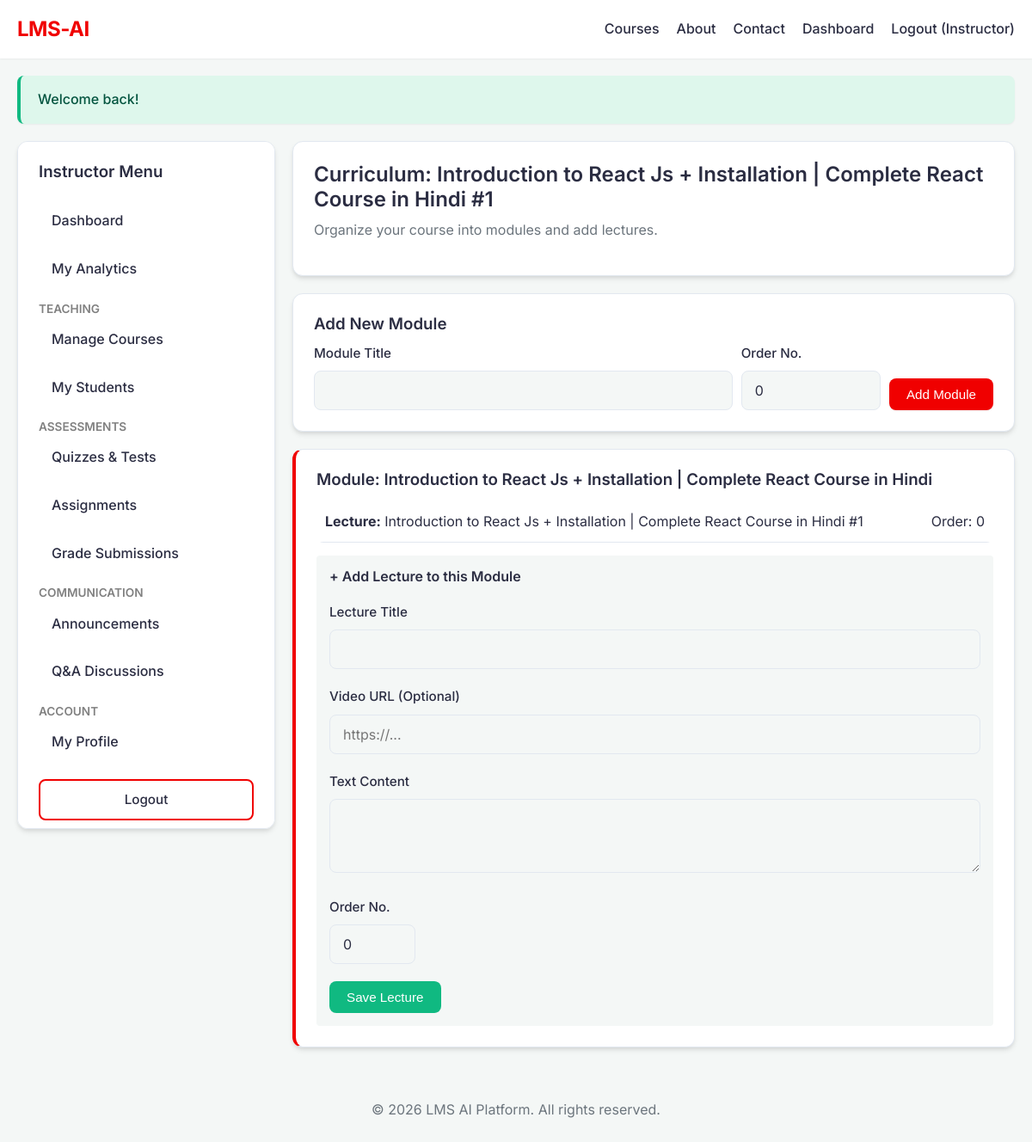
The page /instructor/modules.php?id=3 (signed in) on the database its author committed.
### tables this page shows
CREATE TABLE `courses` (
  `id` int(11) NOT NULL,
  `title` varchar(255) NOT NULL,
  `slug` varchar(255) NOT NULL,
  `description` text DEFAULT NULL,
  `price` decimal(10,2) DEFAULT 0.00,
  `difficulty` enum('Beginner','Intermediate','Advanced') DEFAULT 'Beginner',
  `image` varchar(255) DEFAULT 'default-course.jpg',
  `category_id` int(11) DEFAULT NULL,
  `instructor_id` int(11) DEFAULT NULL,
  `status` enum('Draft','Published') DEFAULT 'Draft',
  `created_at` timestamp NOT NULL DEFAULT current_timestamp(),
  `updated_at` timestamp NOT NULL DEFAULT current_timestamp() ON UPDATE current_timestamp()
);

CREATE TABLE `modules` (
  `id` int(11) NOT NULL,
  `course_id` int(11) NOT NULL,
  `title` varchar(255) NOT NULL,
  `order_num` int(11) DEFAULT 0
);

CREATE TABLE `lectures` (
  `id` int(11) NOT NULL,
  `module_id` int(11) NOT NULL,
  `title` varchar(255) NOT NULL,
  `content` text DEFAULT NULL,
  `video_url` varchar(255) DEFAULT NULL,
  `order_num` int(11) DEFAULT 0
);

### includes/functions.php (called while the page is built, shortened)
<?php
function h($string)
{
    return htmlspecialchars($string ?? '', ENT_QUOTES, 'UTF-8');
}

### instructor/modules.php (the view, shortened to what this page needs)
<?php
require_once __DIR__ . '/../config/app.php';
$course_id = $_GET['id'] ?? null;
$stmt = $pdo->prepare("SELECT * FROM courses WHERE id = ? AND instructor_id = ?");
$stmt->execute([$course_id, $_SESSION['user_id']]);
$course = $stmt->fetch();
$stmt = $pdo->prepare("SELECT * FROM modules WHERE course_id = ? ORDER BY order_num ASC");
$stmt->execute([$course_id]);
$modules = $stmt->fetchAll();
require_once __DIR__ . '/../includes/header.php';
?>
<div style="display: flex; gap: 20px; flex-wrap: wrap;">
    <?php require_once __DIR__ . '/../includes/instructor_sidebar.php'; ?>
    <div class="dashboard-content" style="flex: 3; min-width: 300px;">
        <div class="card">
            <h2>Curriculum: <?= h($course['title']) ?></h2>
            <p>Organize your course into modules and add lectures.</p>
        </div>
        <div class="card mt-2">
            <h3>Add New Module</h3>
            <form method="POST" action="modules.php?id=<?= h($course_id) ?>" style="display: flex; gap: 10px; align-items: flex-end; margin-top: 10px;">
                <div class="form-group" style="flex: 3; margin-bottom: 0;">
                    <label>Module Title</label>
                    <input type="text" name="module_title" required>
                </div>
                <div class="form-group" style="flex: 1; margin-bottom: 0;">
                    <label>Order No.</label>
                    <input type="number" name="order_num" value="0">
                </div>
                <button type="submit" class="btn btn-primary" style="margin-bottom: 0;">Add Module</button>
            </form>
        </div>
        <?php foreach ($modules as $module): ?>
            <div class="card mt-2" style="border-left: 4px solid var(--primary-color);">
                <h3>Module: <?= h($module['title']) ?></h3>
                <?php
                $stmt = $pdo->prepare("SELECT * FROM lectures WHERE module_id = ? ORDER BY order_num ASC");
                $stmt->execute([$module['id']]);
                $lectures = $stmt->fetchAll();
                ?>
                <?php if (!empty($lectures)): ?>
                    <table style="width: 100%; margin-top: 15px; border-collapse: collapse;">
                        <tbody>
                            <?php foreach ($lectures as $lecture): ?>
                                <tr style="border-bottom: 1px solid var(--border-color);">
                                    <td style="padding: 10px;">
                                        <strong>Lecture:</strong> <?= h($lecture['title']) ?>
                                    </td>
                                    <td style="padding: 10px; text-align: right;">Order: <?= h($lecture['order_num']) ?></td>
                                </tr>
                            <?php endforeach; ?>
                        </tbody>
                    </table>
                <?php else: ?>
                    <p style="margin-top: 15px; color: gray;">No lectures in this module yet.</p>
                <?php endif; ?>
                <div style="background: var(--bg-color); padding: 15px; border-radius: 4px; margin-top: 15px;">
                    <h4>+ Add Lecture to this Module</h4>
                    <form method="POST" action="modules.php?id=<?= h($course_id) ?>" class="mt-2">
                        <div class="form-group">
                            <label>Lecture Title</label>
                            <input type="text" name="lecture_title" required>
                        </div>
                        <div class="form-group">
                            <label>Video URL (Optional)</label>
                            <input type="url" name="video_url" placeholder="https://...">
                        </div>
                        <div class="form-group">
                            <label>Text Content</label>
                            <textarea name="content" rows="3"></textarea>
                        </div>
                        <div class="form-group" style="max-width: 100px;">
                            <label>Order No.</label>
                            <input type="number" name="order_num" value="0">
                        </div>
                        <button type="submit" class="btn btn-success">Save Lecture</button>
                    </form>
                </div>
            </div>
        <?php endforeach; ?>
    </div>
</div>
<?php require_once __DIR__ . '/../includes/footer.php'; ?>

### css/style.css (style rules this page uses)
:root { --primary-color: #4361ee; --primary-hover: #3a56d4; --secondary-color: #ffffff; --bg-color: #f4f7f6; --text-main: #2b2d42; --text-muted: #6c757d; --border-color: #e2e8f0; --success: #10b981; --danger: #ef4444; --warning: #f59e0b; --shadow-sm: 0 1px 2px 0 rgba(0, 0, 0, 0.05); --shadow-md: 0 4px 6px -1px rgba(0, 0, 0, 0.1), 0 2px 4px -1px rgba(0, 0, 0, 0.06); --shadow-lg: 0 10px 15px -3px rgba(0, 0, 0, 0.1), 0 4px 6px -2px rgba(0, 0, 0, 0.05); --radius: 8px; --radius-lg: 12px; --transition: all 0.3s ease; }
* { box-sizing: border-box; margin: 0; padding: 0; }
body { font-family: 'Inter', sans-serif; background-color: var(--bg-color); color: var(--text-main); line-height: 1.6; font-size: 16px; transition: var(--transition); }
h1, h2, h3, h4, h5, h6 { font-weight: 600; line-height: 1.2; margin-bottom: 0.5rem; color: var(--text-main); }
p { margin-bottom: 1rem; color: var(--text-muted); }
.mt-2 { margin-top: 20px; }
.btn { padding: 10px 20px; border: none; border-radius: var(--radius); cursor: pointer; display: inline-block; font-weight: 500; text-align: center; transition: var(--transition); font-size: 0.95rem; }
.btn-primary { background: var(--primary-color); color: #fff; box-shadow: var(--shadow-sm); }
.btn-success { background: var(--success); color: white; }
.card { background: var(--secondary-color); padding: 24px; border-radius: var(--radius-lg); box-shadow: var(--shadow-md); margin-bottom: 20px; border: 1px solid var(--border-color); transition: var(--transition); }
.form-group { margin-bottom: 20px; }
.form-group label { display: block; margin-bottom: 8px; font-weight: 500; font-size: 0.95rem; color: var(--text-main); }
.form-group input, .form-group select, .form-group textarea { width: 100%; padding: 12px 15px; border: 1px solid var(--border-color); border-radius: var(--radius); background: var(--bg-color); color: var(--text-main); font-size: 1rem; font-family: 'Inter', sans-serif; transition: var(--transition); }
table { width: 100%; border-collapse: collapse; margin-top: 15px; background: var(--secondary-color); border-radius: var(--radius); overflow: hidden; }
th, td { padding: 12px 15px; text-align: left; border-bottom: 1px solid var(--border-color); }

### rows shown on the page
courses: title "Introduction to React Js + Installation | Complete React Course in Hindi #1"
modules: title "Introduction to React Js + Installation | Complete React Course in Hindi"
lectures: title "Introduction to React Js + Installation | Complete React Course in Hindi #1", order_num "0"

### other values the page prints
$_SESSION['user_name'] "Instructor"
$flash['message'] "Welcome back!"
